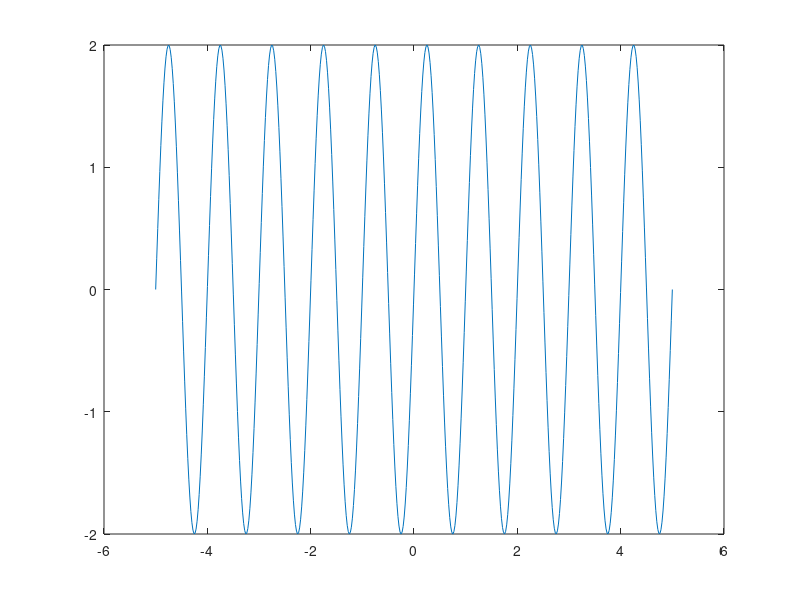

MATLAB code for this plot: (Note: this script raises an error after producing the figure.)
%% Tutorial Sheet 1

% Benedict Greenberg
% Design Engineering - Electronics 2

clc
clear all
format compact

close all % closes all existing open figures
% set(0,'DefaultFigureVisible','off'); % suppresses plots after this point

%% Question 1

t = linspace(-5,5,500); % arbitrary t values

x1 = 2*sin(2*pi*t); % part i

x2 = zeros(1,length(t)); % part ii
for i = 1:length(t)
    if t(i) >= 0
        x2(i) = 3*exp(-2*t(i));
    else
        x2(i) = 0;
    end
end

x3 = 1./abs(t); % part iii

figure; plot(t,x1); originAxes(); title('Q1 Part i')
figure; plot(t,x2); originAxes(); title('Q1 Part ii')
figure; plot(t,x3); originAxes(); title('Q1 Part iii')

% are signals: causal, periodic, odd/even
q1_i = 'non-causal, periodic with T= 1 sec, odd'
q1_ii = 'causal, aperiodic, not even/odd'
q1_iii = 'non-causal, aperiodic, even'

%% Question 2

% using the same values for t

x = q2(t);
x1 = q2(t+3);
x2 = q2(t/3);
x3 = q2(t/3+1);
x4 = q2(-t+2);
x5 = q2(-2*t+1);

figure(4); plot(t,x,t,x1,t,x2,t,x3,t,x4,t,x5); originAxes(); title('Q2')
legend('x','i: x(t+3)','ii: x(t/3)','iii: x(t/3+1)','iv: x(-t+2)','v: x(-2t+1)')

q2_i = 'translation left by 3'
q2_ii = 'expansion in x factor 3'
q2_iii = 'expansion in x factor 3 followed by translation left by 3'
q2_iv = 'reflection in x = 1'
q2_v = 'reflection in x = 0.5 followed by compression by factor 2'

%% Question 3

% using same values for t

x1 = cos(t*pi); % part i

x2 = zeros(1,length(t)); % part ii
for i = 1:length(t)
    if t(i) <= 0
        calc = 0.5^(-t(i));
        x2(i) = calc;
    else
        x2(i) = 0;
    end
end

figure; plot(t,x1); originAxes(); title('Q3 Part i')
figure; plot(t,x2); originAxes(); title('Q3 Part ii')

q3_i = 'non-causal, periodic with T= 2 sec, even'
q3_ii = 'non-causal, aperiodic, not even/odd'

%% Question 4

% note that the sampling frequency of the time domain 
% MUST match the sampling frequency of the frequency domain.

% x = sin(2*pi*350*t) + 0.35*sin(6283*t) + 0.1;
% y = 1.5*cos(2199*t) + sin(2*pi*1000*t / (pi/2) );

% x = sine_gen(1,350,8192,5) + sine_gen(0.35,6283/(2*pi),8192,5) + 0.1;
% y = sine_gen(1.5,2199/(2*pi),8192,5) + sine_gen(1,4000/(2*pi),8192,5);

% q4_i = ' '
% plot_spectrum(x,8192)
% title('Q4 Part i spectrum')

% q4_ii = ' '
% plot_spectrum(y,8192)
% title('Q4 Part ii spectrum')


%% Question 5

% this was done in Q4

%% Global functions

function originAxes()
% this sets the axes to pass through the origin, removes the box around the
% plot and sets the background of the figure to white

set(gcf,'color','w');
ax = gca;
ax.XAxisLocation = 'origin';
ax.YAxisLocation = 'origin';
ax.Box = 'off';

end

function x = q2(t)
% this function is required for question 2
    x = [];
    for i = 1:length(t)
        if 0 <= t(i) && t(i) <= 1
            x = [x 1-t(i)];
        else
            x = [x 0];
        end
    end
end

function [sig] = sine_gen(amp, f, fs, T) % Function to generate a sine wave
%     
%     fs = sampling frequency
%     T = duration
%     usage:  signal = sine_gen(1.0, 440, 8192, 1)

    dt = 1 / fs;
    t = 0:dt:T;
    sig = amp*sin(2*pi*f*t);
end

function plot_spectrum( sig, fs )
% Function to plot frequency spectrum of sig
%   usage:
%           plot_spectrum(sig, 8192)

    magnitude = abs(fft(sig));
    N = length(sig);
    df = fs / N;
    f = 0:df:fs/2;
    Y = magnitude(1:length(f));
    
    [pks,locs] = findpeaks(Y/(N)*2); % finds peaks in spectrum
    
    figure % ensures plot is placed on new figure
    plot(f, Y/(N)*2,f(locs),pks,'or'); % plots spectrum and circles peaks
    xlabel('\fontsize{14}frequency (Hz)');
    ylabel('\fontsize{14}Magnitude');
    
    frequency_magnitude_peaks = transpose([f(locs);pks]) 
    % peaks are stored in an array where 
    % column 1 is frequency
    % column 2 is magnitude at respective frequencies

end